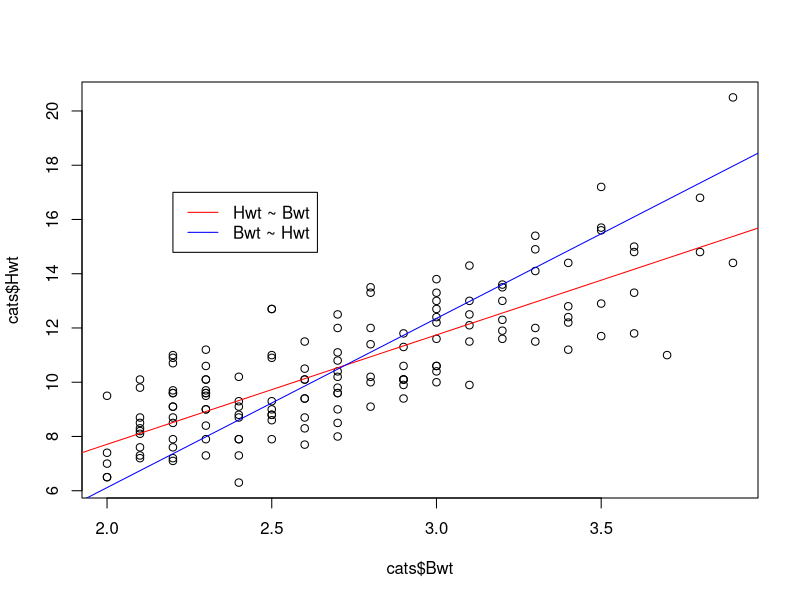
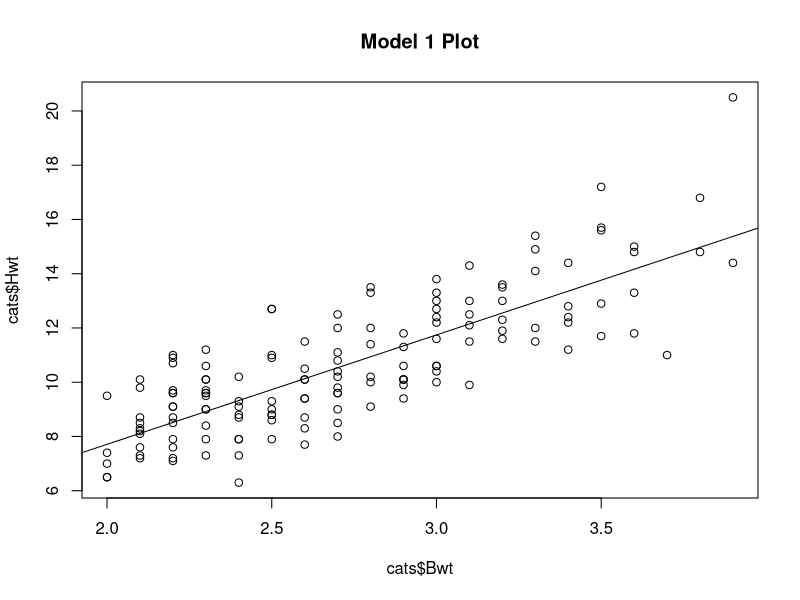
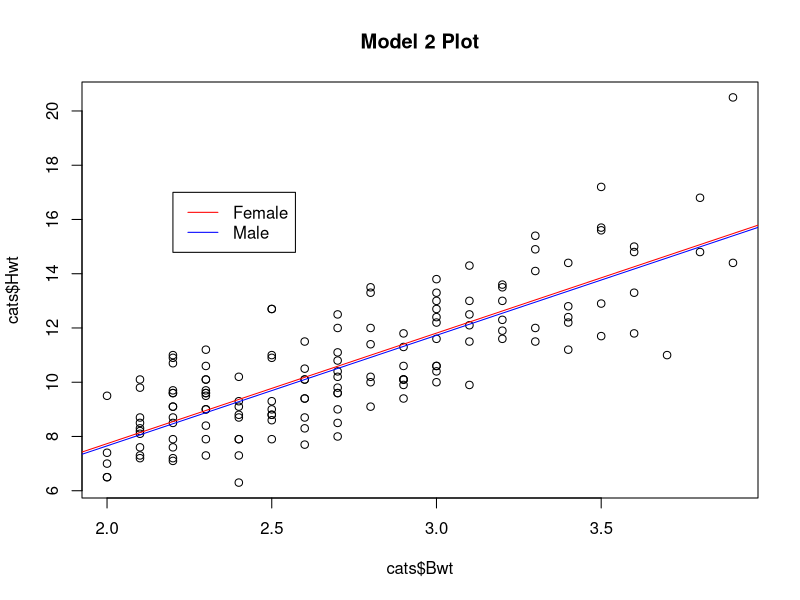
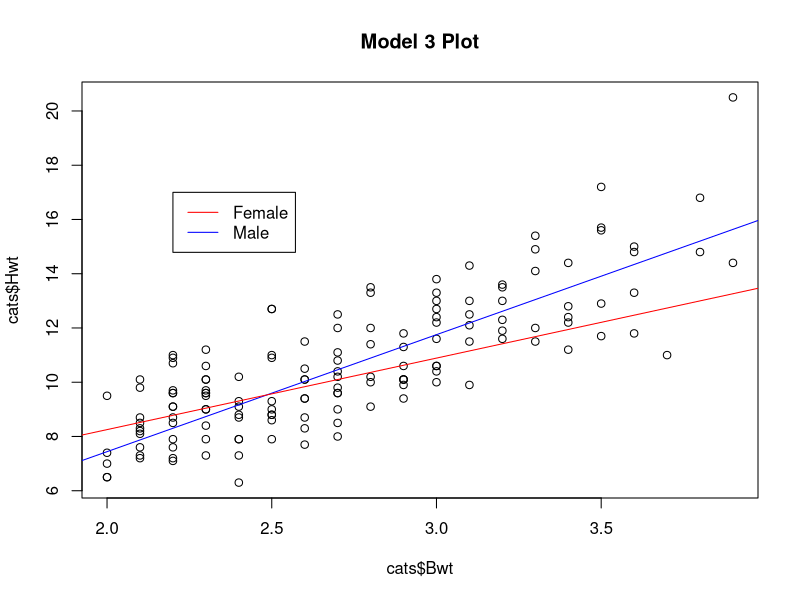
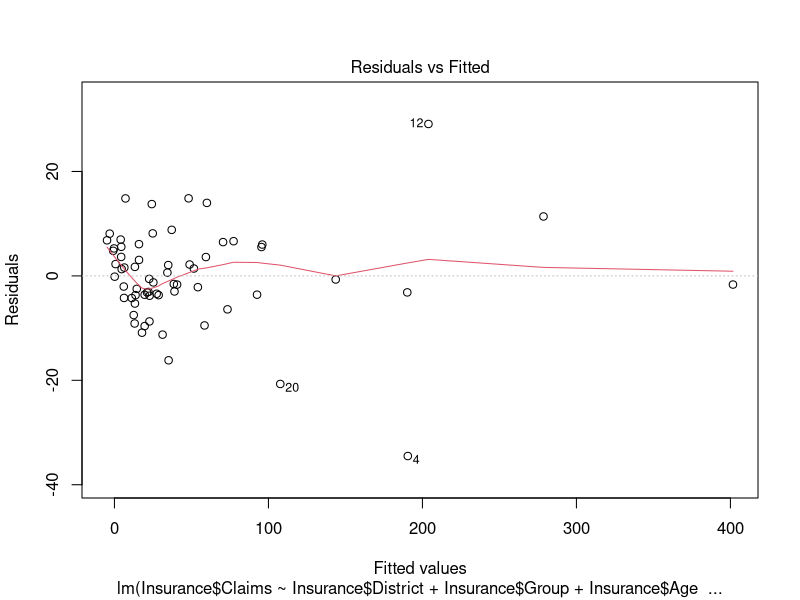
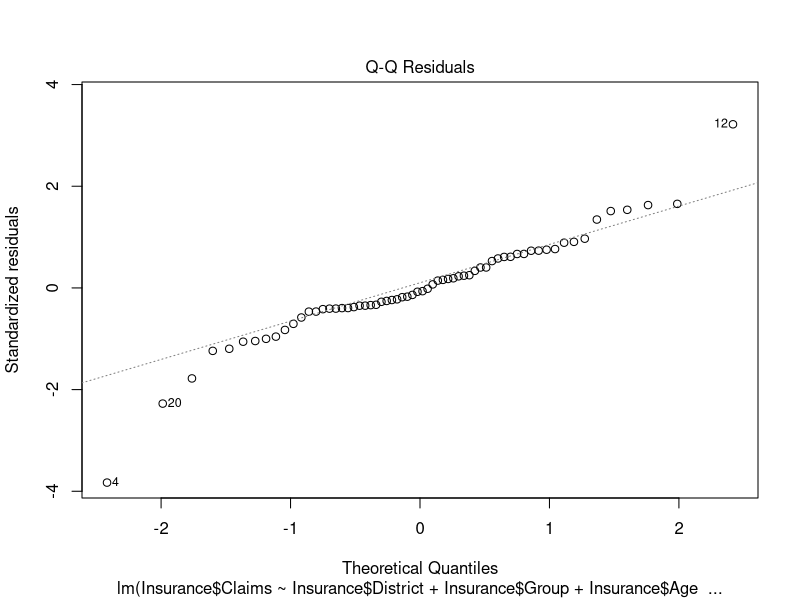
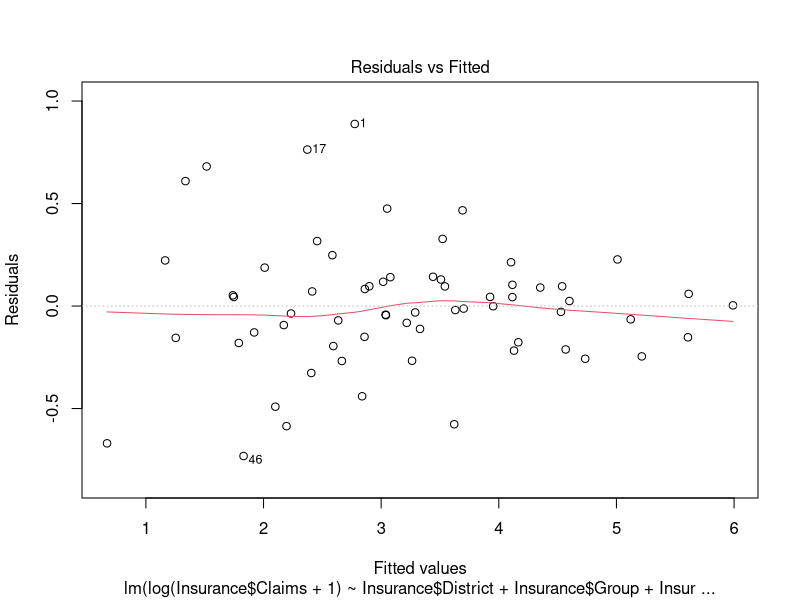
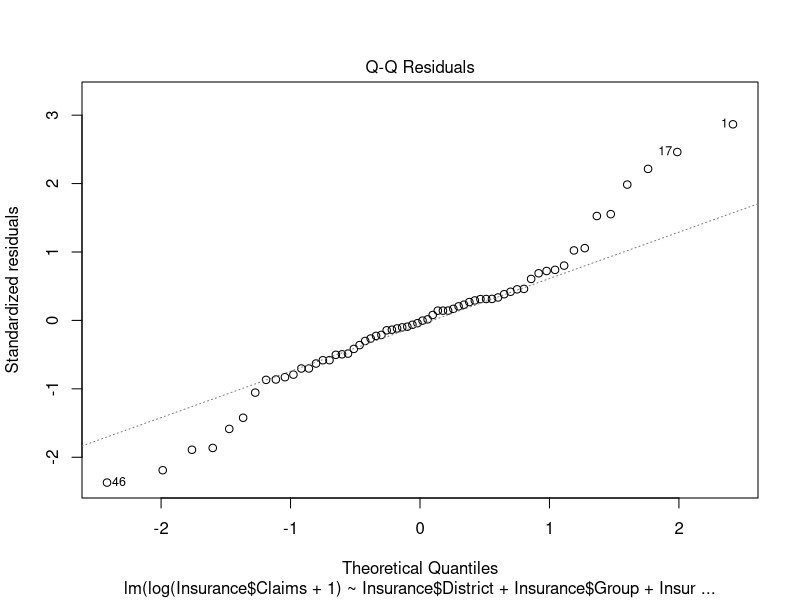

Write R code to recreate these figures, in order.
## ---- chunk 1
knitr::opts_chunk$set(echo = TRUE, eval = T, tidy=T, tidy.opts=list(width.cutoff=60))
## ---- chunk 2
library(MASS)
data(cats)
## ---- chunk 3
lm1 <-lm(cats$Hwt ~ cats$Bwt)
b0 <- summary(lm1)$coefficients[1,1]
b1 <- summary(lm1)$coefficients[2,1]
## ---- chunk 4
lm2 <- lm(cats$Bwt ~ cats$Hwt)
b0p <- summary(lm2)$coefficients[1,1]
b1p <- summary(lm2)$coefficients[2,1]
## ---- chunk 5
plot(cats$Bwt, cats$Hwt)
abline(b0, b1, col="red")
abline(-b0p/b1p,1/b1p, col="blue")
legend(2.2,17, legend=c("Hwt ~ Bwt", "Bwt ~ Hwt"), col=c("red", "blue"), lty=1)
## ---- chunk 6
fit <- lm(cats$Hwt ~ cats$Bwt)
fit1 <- lm(cats$Hwt ~ cats$Bwt + cats$Sex)
fit2 <- lm(cats$Hwt ~ cats$Bwt * cats$Sex)
## ---- chunk 7
a0 <- summary(fit)$coefficients[1,1]
a1 <- summary(fit)$coefficients[2,1]
plot(cats$Bwt, cats$Hwt, main="Model 1 Plot")
abline(a0, a1)
## ---- chunk 8
b0 <- summary(fit1)$coefficients[1,1]
b1 <- summary(fit1)$coefficients[2,1]
bvar <- summary(fit1)$coefficients[3,1]
plot(cats$Bwt, cats$Hwt, main='Model 2 Plot')
abline(b0, b1, col="red")
abline(b0+bvar, b1, col="blue")
legend(2.2,17, legend=c("Female", "Male"), col=c("red", "blue"), lty=1)
## ---- chunk 9
c0 <- summary(fit2)$coefficients[1,1]
c1 <- summary(fit2)$coefficients[2,1]
c2 <- summary(fit2)$coefficients[3,1]
c3 <- summary(fit2)$coefficients[4,1]
plot(cats$Bwt, cats$Hwt, main="Model 3 Plot")
abline(c0+c2, c1+c3, col="blue")
abline(c0, c1, col="red")
legend(2.2,17, legend=c("Female", "Male"), col=c("red", "blue"), lty=1)
## ---- chunk 10
anova(fit, fit1)
## ---- chunk 11
anova(fit, fit2)
## ---- chunk 12
data('Insurance')

ins1 <- lm(Insurance$Claims ~ Insurance$District + Insurance$Group + Insurance$Age + Insurance$Holders)
plot(ins1, which=1:2)
## ---- chunk 13
lma1 <- lm(log(Insurance$Claims+1) ~ Insurance$District + Insurance$Group + Insurance$Age + Insurance$Holders)
plot(lma1, which=1:2)
## ---- chunk 14
lma10 <- lm(log(Insurance$Claims+10) ~ Insurance$District + Insurance$Group + Insurance$Age + Insurance$Holders)
plot(lma10, which=1:2)
## ---- chunk 15
themodel <- lm(log(Claims+10) ~ ., data=Insurance)
full.formula <- formula(terms(themodel))

combs <- c(full.formula, update(full.formula, ~ . -Group), update(full.formula, ~ . -Holders), update(full.formula, ~ . -District), update(full.formula, ~ . -Age), update(full.formula, ~ . -Group-Age), update(full.formula, ~ . -Group-Holders), update(full.formula, ~ . -Group-District), update(full.formula, ~ . -Age-Holders), update(full.formula, ~ . -Age-District), update(full.formula, ~ . -Holders-District), update(full.formula, ~ . -Group-Age-Holders), update(full.formula, ~ . -Group-Age-District), update(full.formula, ~ . -Group-Holders-District), update(full.formula, ~ . -Age-Holders-District), update(full.formula, ~ . -Group-Age-Holders-District))

Rsq <- list()
for (i in combs){
  x <- summary(lm(i, data=Insurance))$adj.r.squared
  Rsq <- c(Rsq, x)
  
}
max_rsq <- max(sapply(Rsq,max))
max_rsq
index <- match(max_rsq, Rsq)
print(combs[index])
## ---- chunk 16
xMat <- matrix(nrow = nrow(cats), ncol=4)
xMat[,1] <- rep(1,nrow(xMat))
xMat[,2] <- cats$Bwt
xMat[,3] <- sapply(cats$Sex == 'M', as.numeric)
xMat[,4] <- cats$Bwt*xMat[,3]

a <- function(x){return(matrix(c(0,0,1,x), nrow=4, ncol=1))}

sigN <- function(x){return(sqrt(MSE*t(a(x))%*%solve(t(xMat)%*%xMat)%*%a(x)))}
MSE <- sum((fit2$residuals)^2)/(nrow(cats)-4)

tStat <- function(x){
  (coef(fit2)[[3]] + coef(fit2)[[4]]*x) / sigN(x)
}

x <- seq(0,5,by=0.1)

v <- c()
counter <- 1
for (i in x) {
  v[counter] <- tStat(i)
  counter <- counter+1
}

plot(x,v, main = 'Observed t-statistics', ylab="t-statistic")

## ---- chunk 17
tStat(3.5)
## ---- chunk 18
2*(1-pt(tStat(3.5),97+47-2))
## ---- chunk 19
boolList <- abs(v) > sqrt(qchisq(.9, 4))

sum(boolList)/length(v)
